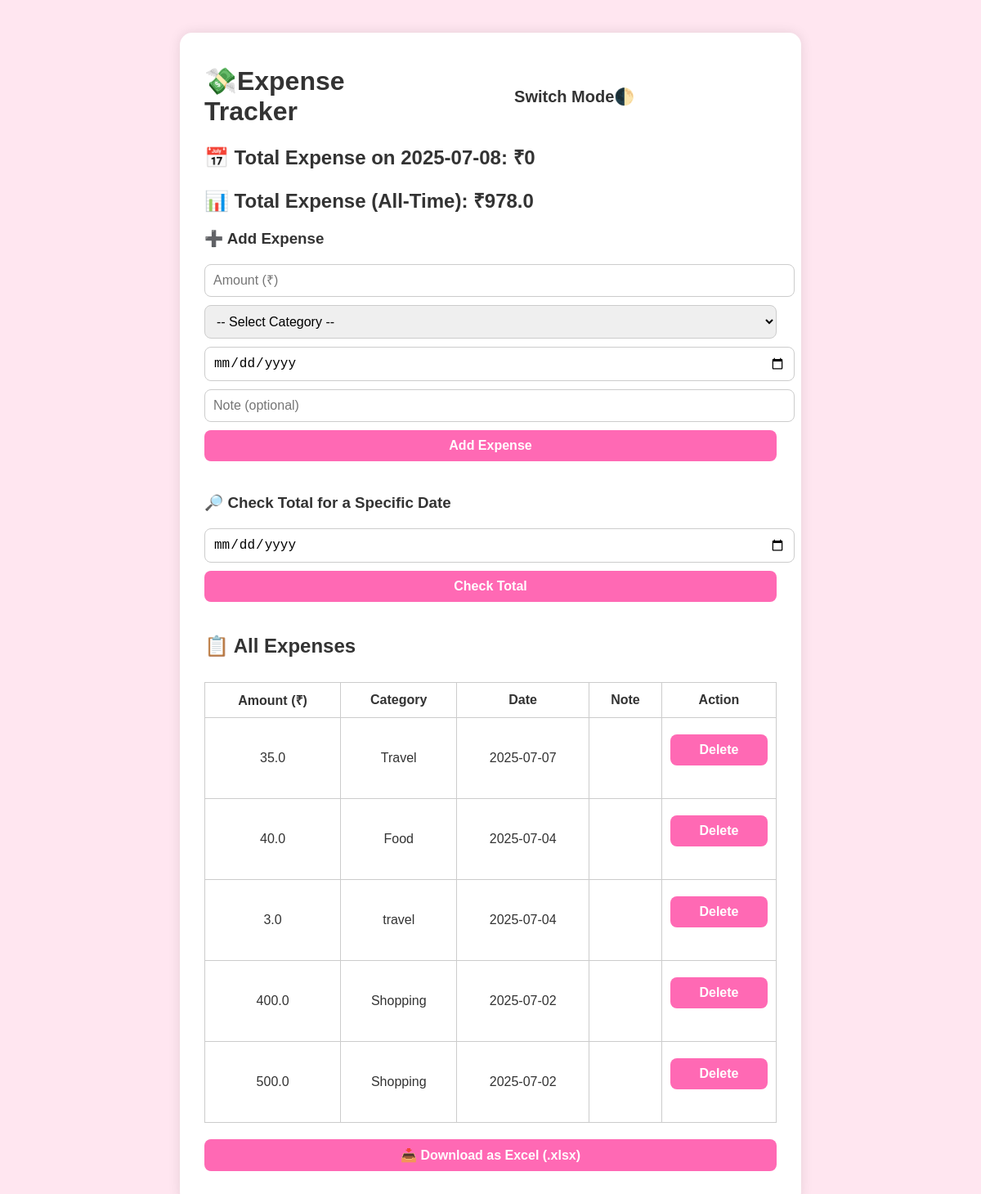
The page / on the database its author committed.
### tables this page shows
CREATE TABLE expenses (
            id INTEGER PRIMARY KEY AUTOINCREMENT,
            amount REAL NOT NULL,
            category TEXT NOT NULL,
            date TEXT NOT NULL,
            note TEXT
        );

### app.py (the view)
@app.route('/')
def index():
    conn = get_db_connection()
    expenses = conn.execute('SELECT * FROM expenses ORDER BY date DESC').fetchall()
    today = date.today().isoformat()
    total_today = conn.execute('SELECT SUM(amount) FROM expenses WHERE date = ?', (today,)).fetchone()[0] or 0
    total_all = conn.execute('SELECT SUM(amount) FROM expenses').fetchone()[0] or 0
    conn.close()
    return render_template('index.html',
                           expenses=expenses,
                           total_today=total_today,
                           total_all=total_all,
                           today=today)

### app.py (called while the page is built)
def get_db_connection():
    conn = sqlite3.connect('expenses.db')
    conn.row_factory = sqlite3.Row
    return conn

### templates/index.html (shortened to what this page needs)
<!DOCTYPE html>
<html lang="en">
<head>
</head>
<body>
  <div class="container">
    <div style="display: flex; justify-content: space-between; align-items: center;">
      <h1>💸Expense Tracker</h1>
      <button class="toggle-btn" onclick="toggleDarkMode()" title="Toggle Dark Mode">Switch Mode🌓</button>
    </div>
    <h2>📅 Total Expense on {{ today }}: ₹{{ total_today }}</h2>
    <h2>📊 Total Expense (All-Time): ₹{{ total_all }}</h2>
    <form method="POST" action="/add">
      <h3>➕ Add Expense</h3>
      <input type="number" name="amount" placeholder="Amount (₹)" required step="0.01" />
      <select name="category" required>
        <option value="">-- Select Category --</option>
      </select>
      <input type="date" name="date" required />
      <input type="text" name="note" placeholder="Note (optional)" />
      <button type="submit">Add Expense</button>
    </form>
    <form method="POST" action="/total_by_date">
      <h3>🔎 Check Total for a Specific Date</h3>
      <input type="date" name="query_date" required />
      <button type="submit">Check Total</button>
    </form>
    <h2>📋 All Expenses</h2>
    <table>
      <thead>
        <tr>
          <th>Amount (₹)</th>
          <th>Category</th>
          <th>Date</th>
          <th>Note</th>
          <th>Action</th>
        </tr>
      </thead>
      <tbody>
        {% for expense in expenses %}
        <tr>
          <td>{{ expense['amount'] }}</td>
          <td>{{ expense['category'] }}</td>
          <td>{{ expense['date'] }}</td>
          <td>{{ expense['note'] }}</td>
          <td>
            <form method="POST" action="/delete/{{ expense['id'] }}">
              <button type="submit">Delete</button>
            </form>
          </td>
        </tr>
        {% endfor %}
      </tbody>
    </table>
<div style="margin-top: 20px; text-align: right;">
  <a href="/export_excel" style="text-decoration: none;">
    <button>📥 Download as Excel (.xlsx)</button>
  </a>
</div>
  </div>
</body>
</html>

### templates/index.html (style rules this page uses)
body { font-family: Arial, sans-serif; margin: 0; background-color: #ffe6f0; color: #333; transition: all 0.3s ease; }
.container { width: 100%; max-width: 700px; background-color: white; padding: 30px; margin: 40px auto; border-radius: 15px; box-shadow: 0 0 15px rgba(0, 0, 0, 0.1); transition: all 0.3s ease; }
h1, h2, h3 { margin: 0; padding: 10px 0; }
form { margin-bottom: 30px; }
input, select, button { display: block; margin: 10px 0; padding: 10px; width: 100%; font-size: 16px; border: 1px solid #ccc; border-radius: 8px; }
button { background-color: #ff69b4; color: white; border: none; cursor: pointer; font-weight: bold; }
table { width: 100%; border-collapse: collapse; margin-top: 20px; background-color: #fff; }
th, td { padding: 10px; border: 1px solid #ccc; text-align: center; }
.toggle-btn { background: none; border: none; font-size: 20px; cursor: pointer; color: inherit; }

### rows shown on the page
expenses: amount "35.0", category "Travel", date "2025-07-07"
expenses: amount "40.0", category "Food", date "2025-07-04"
expenses: amount "3.0", category "travel", date "2025-07-04"
expenses: amount "400.0", category "Shopping", date "2025-07-02"
expenses: amount "500.0", category "Shopping", date "2025-07-02"

### other values the page prints
{{ total_today }} "0"
{{ total_all }} "978.0"
